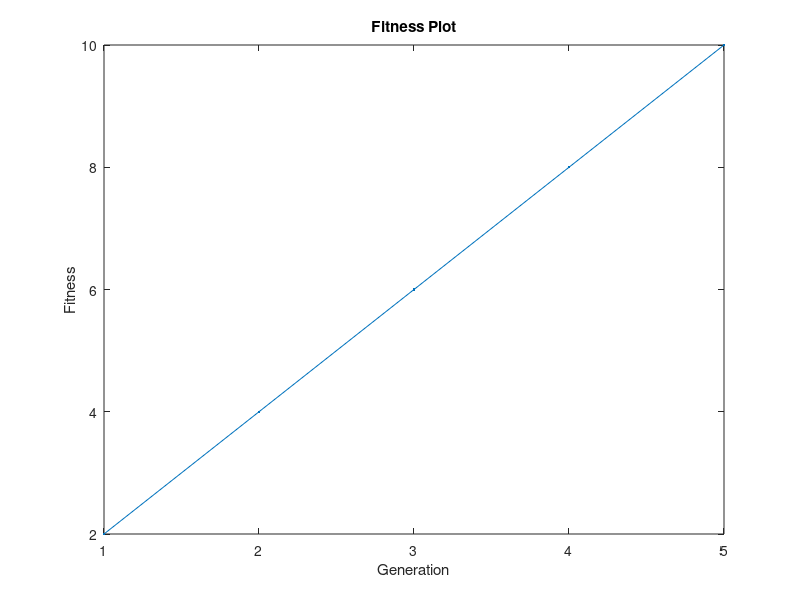

The MATLAB source for this figure:

x = [1, 2, 3, 4, 5];
y = [2, 4, 6, 8, 10]; 


plot(x, y, '.-'), 
xlabel('Generation'), 
ylabel('Fitness'), 
title('Fitness Plot')